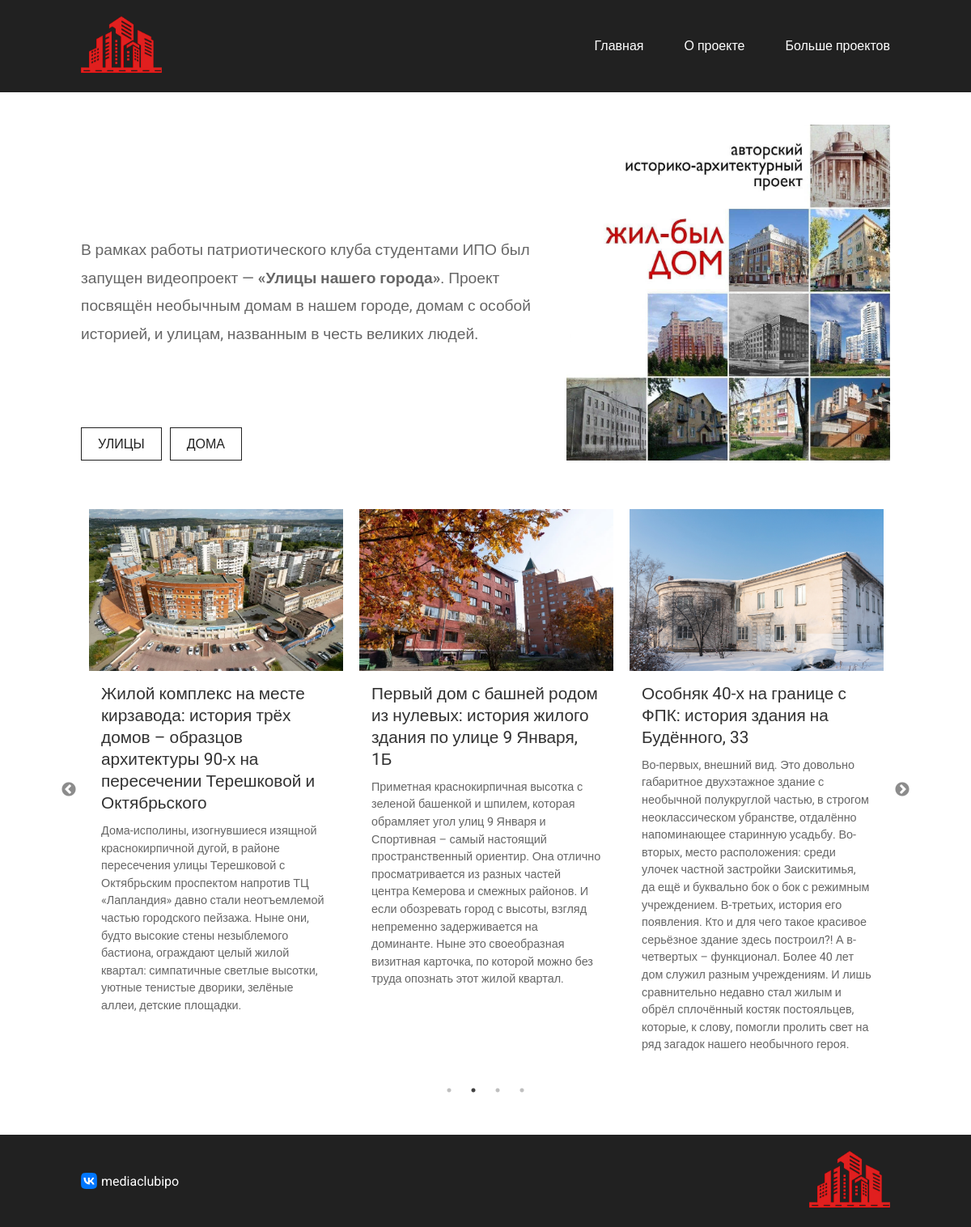
The page / on the database its author committed.
### streets/models.py (models this page shows, shortened)
class Categories(models.Model):
	name = models.CharField(verbose_name='Название категории', unique=True, max_length=255)
	slug = models.SlugField(verbose_name='Слаг', max_length=255, unique=True, db_index=True)
	def get_absolute_url(self):
		return reverse('category', kwargs={'category_slug': self.slug})
	class Meta:
		verbose_name = 'Категория'
		verbose_name_plural = 'Категории'

class Posts(models.Model):
	title = models.CharField(verbose_name='Заголовок', max_length=255)
	description = models.TextField(verbose_name='Краткое описание')
	content = models.TextField(verbose_name='Контент')
	preview = models.ImageField(verbose_name='Картинка для превью', upload_to='photos/')
	slug = models.SlugField(verbose_name='Слаг', unique=True, max_length=255, db_index=True)
	category = models.ForeignKey(Categories, on_delete=models.CASCADE, blank=True, null=True, related_name='category_posts')
	is_published = models.BooleanField(verbose_name='Опубликовано?', default=True)
	class Meta:
		verbose_name = 'Пост'
		verbose_name_plural = 'Посты'
	def get_absolute_url(self):
		return reverse('post', kwargs={'post_slug': self.slug})

### streets/views.py (the view)
# urls.py: path('', views.index, name='index'),
def index(request):
	posts = Posts.objects.filter(is_published=True)
	categories = Categories.objects.all()
	return render(request, 'index.html', {'categories': categories, 'posts': posts})

### streets/templates/index.html (shortened to what this page needs)
{% extends 'base.html' %}
{% load static %}
{% block links %}
<link rel="stylesheet" type="text/css" href="{% static '/css/slick/slick.css' %}"/>
<link rel="stylesheet" type="text/css" href="{% static '/css/slick/slick-theme.css' %}"/>
{% endblock %}
{% block content %}
	<section class="intro">
    <div class="intro-info">
    	<p class="intro-info-text">В рамках работы патриотического клуба студентами ИПО был запущен видеопроект — <b>«Улицы нашего города»</b>. Проект посвящён необычным домам в нашем городе, домам с особой историей, и улицам, названным в честь великих людей.</p>
    	<div class="btns">
			{% for category in categories %}
			<a href="{{ category.get_absolute_url }}" class="btns-category">{{ category.name|upper }}</a>
			{% endfor %}
    	</div>
    </div>
		<img class="some-img" src="{% static 'images/intro.jpg' %}">
	</section>
	<section class="posts">
		{% include 'posts.html' %}
	</section>
{% endblock %}

### streets/templates/base.html (shortened to what this page needs)
{% load static %}
<!DOCTYPE html>
<html lang="en">
<head>
	<link rel="stylesheet" href="{% static 'css/index.css' %}">
	{% block links %}
	{% endblock %}
</head>
<body>
	<div class="scroll">
		<div class="header">
			<div class="container">
				<div class="logo">
					<img src="{% static 'images/logo.png' %}" alt="logo" class="logo-image">
				</div>
				<div class="nav">
					<a href="{% url 'index' %}">Главная</a>
					<a href="#">О проекте</a>
					<a href="#">Больше проектов</a>
				</div>
			</div>
		</div>
		<div class="container">
			<div class="content">
				{% block content %}
				{% endblock %}
			</div>
		</div>
		<div class="footer">
			<div class="container">
				<div class="contacts">
					<div class="vk">
						<img src="{% static 'images/VK.svg' %}" alt="vk logo">
						<a href="https://vk.com/mediaclubipo">mediaclubipo</a>
					</div>
				</div>
				<div class="logo">
					<img src="{% static 'images/logo.png' %}" alt="logo" class="logo-image">
				</div>
			</div>
		</div>
	</div>
</body>
</html>

### streets/templates/posts.html
{% for post in posts %}
<div class="post">
	<img src="{{ post.preview.url }}" loading="lazy" alt="post image" class="post-img">
	<div class="post-info">
		<a class="post-title" href="{{ post.get_absolute_url }}">{{ post.title }}</a>
		<p class="post-description">{{ post.description }}</p>
	</div>
</div>
{% endfor %}

### streets/static/css/index.css (style rules this page uses)
:root { --dark-gray: #212121; --hover-link-color: rgba(255,255,255,0.5); --gray: #666; --title: #323232; }
* { margin: 0; padding: 0; box-sizing: border-box; }
html { height: 100%; scroll-behavior: smooth; }
body { height: 100%; font-family: "Roboto", sans-serif; font-size: 1em; }
a { text-decoration: none; color: #fff; transition: 0.1s ease-in-out; }
p { color: var(--gray); }
.container { max-width: 1000px; width: 100%; margin: 0 auto; }
.header, .footer { background-color: var(--dark-gray); width: 100%; }
.header .container { display: flex; justify-content: space-between; align-items: center; }
.footer .container { display: flex; justify-content: space-between; align-items: center; }
.nav { display: flex; gap: 50px; }
.logo { padding: 20px 0 20px; }
.logo-image { width: 100px; }
.vk { display: flex; align-items: center; gap: 5px; }
.vk img { width: 20px; }
.content { padding: 40px 0 40px; display: flex; flex-direction: column; gap: 50px; width: 100%; }
.intro { display: grid; grid-template-columns: 2fr 1fr; gap: 10px; }
.intro-info { display: grid; grid-template-rows: 1fr 1fr 1fr; height: 100%; }
.intro-info-text { align-self: center; grid-row: 2; }
.btns { align-self: end; grid-row: 3; display: flex; gap: 10px; }
.btns-category { padding: 10px 20px; border: 1px solid var(--dark-gray); color: var(--dark-gray); }
.intro-info-text { font-size: 1.2em; font-weight: 400; line-height: 1.8em; text-align: left; }
.intro .some-img { width: 400px; height: 100%; background-color: rgb(202, 202, 202); }
.posts { cursor: grab; }
.post { display: flex; flex-direction: column; align-items: center; max-width: 33.33%; width: 100%; user-select: none; margin: 10px; }
.post-title { font-weight: 400; font-size: 1.3em; line-height: 1.3em; color: var(--title); cursor: pointer; }
.post-description { margin-top: 10px; font-size: 0.9em; line-height: 1.5em; }
.post-img { height: 200px; width: 100%; }
.post-info { padding: 15px; }

### rows shown on the page
Categories: name "УЛИЦЫ"
Categories: name "ДОМА"
Posts: preview (picture), title "Жилой комплекс на месте кирзавода: история трёх домов – образцов архитектуры 90-х на пересечении Терешковой и Октябрьского", description "Дома-исполины, изогнувшиеся изящной краснокирпичной дугой, в районе пересечения улицы Терешковой с Октябрьским проспектом напротив ТЦ «Лапландия» давно стали неотъемлемой частью городского пейзажа. Ныне они, будто высокие стены незыблемого бастиона, ограждают целый жилой квартал: симпатичные светлые высотки, уютные тенистые дворики, зелёные аллеи, детские площадки."
Posts: preview (picture), title "Первый дом с башней родом из нулевых: история жилого здания по улице 9 Января, 1Б", description "Приметная краснокирпичная высотка с зеленой башенкой и шпилем, которая обрамляет угол улиц 9 Января и Спортивная – самый настоящий пространственный ориентир. Она отлично просматривается из разных частей центра Кемерова и смежных районов. И если обозревать город с высоты, взгляд непременно задерживается на доминанте. Ныне это своеобразная визитная карточка, по которой можно без труда опознать этот жилой квартал."
Posts: preview (picture), title "Особняк 40-х на границе с ФПК: история здания на Будённого, 33", description "Во-первых, внешний вид. Это довольно габаритное двухэтажное здание с необычной полукруглой частью, в строгом неоклассическом убранстве, отдалённо напоминающее старинную усадьбу. Во-вторых, место расположения: среди улочек частной застройки Заискитимья, да ещё и буквально бок о бок с режимным учреждением. В-третьих, история его появления. Кто и для чего такое красивое серьёзное здание здесь построил?! А в-четвертых – функционал. Более 40 лет дом служил разным учреждениям. И лишь сравнительно недавно стал жилым и обрёл сплочённый костяк постояльцев, которые, к слову, помогли пролить свет на ряд загадок нашего необычного героя."
